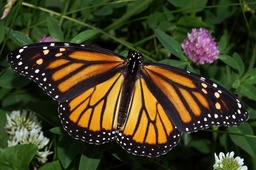
#> input picture differential operator/test image/butterfly.jpg, 256 x 170 px, shrunk from 800 x 532 before the run
$ jupyter execute 1st.ipynb
#> lines starting #> are read from the running program, lines starting #| are printed output that depends on the picture
[cell 1]
import cv2
import numpy as np
from math import acos, pi, sqrt, cos, e, atan

[cell 2]
def get_Px_filter(filter_size):
    filter = np.zeros(shape=(filter_size, filter_size))
    for y in range(filter_size):
        filter[y][0] = -1
        filter[y][1] = 0
        filter[y][2] = 1
    return filter


def Px_filtering(src, filter_size):
    Px = np.zeros(shape=(src.shape))
    Px_filter = get_Px_filter(filter_size)
    #print(Px_filter)
    for y in range(int(filter_size/2), src.shape[0]-int(filter_size/2)):
        for x in range(int(filter_size/2), src.shape[1]-int(filter_size/2)):
            for j in range(filter_size):
                for i in range(filter_size):
                    Px[y][x] += src[y-int(filter_size/2)+j][x-int(filter_size/2)+i] * Px_filter[j][i]
    Px = np.array(np.round(Px), dtype=np.uint8)
    return Px

[cell 3]
def get_Py_filter(filter_size):
    filter = np.zeros(shape=(filter_size, filter_size))
    for x in range(filter_size):
        filter[0][x] = 1
        filter[1][x] = 0
        filter[2][x] = -1
    return filter


def Py_filtering(src, filter_size):
    Py = np.zeros(shape=(src.shape))
    Py_filter = get_Py_filter(filter_size)
    #print(Py_filter)
    for y in range(int(filter_size/2), src.shape[0]-int(filter_size/2)):
        for x in range(int(filter_size/2), src.shape[1]-int(filter_size/2)):
            for j in range(filter_size):
                for i in range(filter_size):
                    Py[y][x] += src[y-int(filter_size/2)+j][x-int(filter_size/2)+i] * Py_filter[j][i]
    Py = np.array(np.round(Py), dtype=np.uint8)
    return Py

[cell 4]
def get_Px_filter(filter_size):
    filter = np.zeros(shape=(filter_size, filter_size))
    for y in range(filter_size):
        filter[y][0] = -1
        filter[y][1] = 0
        filter[y][2] = 1
    return filter

def get_Py_filter(filter_size):
    filter = np.zeros(shape=(filter_size, filter_size))
    for x in range(filter_size):
        filter[0][x] = 1
        filter[1][x] = 0
        filter[2][x] = -1
    return filter


def prewitt_filtering(src, filter_size):
    Px = np.zeros(shape=(src.shape))
    Py = np.zeros(shape=(src.shape))
    Prewitt = np.zeros(shape=(src.shape))

    Px_filter = get_Px_filter(filter_size)
    Py_filter = get_Py_filter(filter_size)

    for y in range(int(filter_size/2), src.shape[0]-int(filter_size/2)):
        for x in range(int(filter_size/2), src.shape[1]-int(filter_size/2)):
            for j in range(filter_size):
                for i in range(filter_size):
                    Py[y][x] += src[y-int(filter_size/2)+j][x-int(filter_size/2)+i] * Py_filter[j][i]
                    Px[y][x] += src[y-int(filter_size/2)+j][x-int(filter_size/2)+i] * Px_filter[j][i]
            Prewitt[y][x] = ((Px[y][x])**2 + (Py[y][x])**2)**0.5


    Prewitt = np.array(np.round(Prewitt), dtype=np.uint8)
    return Prewitt

[cell 5]
def get_Sx_filter(filter_size):
    filter = np.zeros(shape=(filter_size, filter_size))
    for y in range(filter_size):
        filter[y][0] = -1
        filter[y][1] = 0
        filter[y][2] = 1

    for x in range(filter_size):
        filter[1][x] *= 2
    return filter


def Sx_filtering(src, filter_size):
    Sx = np.zeros(shape=(src.shape))
    Sx_filter = get_Sx_filter(filter_size)
    print(Sx_filter)
    for y in range(int(filter_size/2), src.shape[0]-int(filter_size/2)):
        for x in range(int(filter_size/2), src.shape[1]-int(filter_size/2)):
            for j in range(filter_size):
                for i in range(filter_size):
                    Sx[y][x] += src[y-int(filter_size/2)+j][x-int(filter_size/2)+i] * Sx_filter[j][i]
    Sx = np.array(np.round(Sx), dtype=np.uint8)
    return Sx

[cell 6]
def get_Sy_filter(filter_size):
    filter = np.zeros(shape=(filter_size, filter_size))
    for x in range(filter_size):
        filter[0][x] = 1
        filter[1][x] = 0
        filter[2][x] = -1

    for y in range(filter_size):
        filter[y][1] *= 2
    return filter


def Sy_filtering(src, filter_size):
    Sy = np.zeros(shape=(src.shape))
    Sy_filter = get_Sy_filter(filter_size)
    print(Sy_filter)
    for y in range(int(filter_size/2), src.shape[0]-int(filter_size/2)):
        for x in range(int(filter_size/2), src.shape[1]-int(filter_size/2)):
            for j in range(filter_size):
                for i in range(filter_size):
                    Sy[y][x] += src[y-int(filter_size/2)+j][x-int(filter_size/2)+i] * Sy_filter[j][i]
    Sy = np.array(np.round(Sy), dtype=np.uint8)
    return Sy

[cell 7]
def get_Sx_filter(filter_size):
    filter = np.zeros(shape=(filter_size, filter_size))
    for y in range(filter_size):
        filter[y][0] = -1
        filter[y][1] = 0
        filter[y][2] = 1

    for x in range(filter_size):
        filter[1][x] *= 2
    return filter

def get_Sy_filter(filter_size):
    filter = np.zeros(shape=(filter_size, filter_size))
    for x in range(filter_size):
        filter[0][x] = 1
        filter[1][x] = 0
        filter[2][x] = -1

    for y in range(filter_size):
        filter[y][1] *= 2
    return filter


def sobel_filtering(src, filter_size):
    Sx = np.zeros(shape=(src.shape))
    Sy = np.zeros(shape=(src.shape))
    Sobel = np.zeros(shape=(src.shape))

    Sx_filter = get_Sx_filter(filter_size)
    Sy_filter = get_Sy_filter(filter_size)

    for y in range(int(filter_size/2), src.shape[0]-int(filter_size/2)):
        for x in range(int(filter_size/2), src.shape[1]-int(filter_size/2)):
            for j in range(filter_size):
                for i in range(filter_size):
                    Sy[y][x] += src[y-int(filter_size/2)+j][x-int(filter_size/2)+i] * Sy_filter[j][i]
                    Sx[y][x] += src[y-int(filter_size/2)+j][x-int(filter_size/2)+i] * Sx_filter[j][i]
            Sobel[y][x] = ((Sx[y][x])**2 + (Sy[y][x])**2)**0.5

    Sobel = np.array(np.round(Sobel), dtype=np.uint8)
    return Sobel

[cell 8]
src = cv2.imread('./test image/butterfly.jpg', cv2.IMREAD_GRAYSCALE)
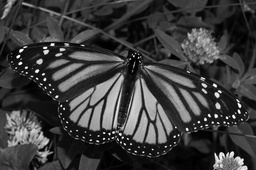
#> src: shape (170, 256); min 0, max 255, mean 60.9
Px = Px_filtering(src,3)
#> after the loop in Px_filtering, `for y in range(int(filter_size/2), src.shape[0]-int(filter_size/2)):`:
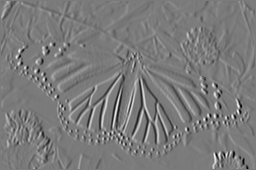
#> Px: shape (170, 256) float64; min -671, max 719, mean -0.1; drawn with min black and max white
Py = Py_filtering(src,3)
#> after the loop in Py_filtering, `for y in range(int(filter_size/2), src.shape[0]-int(filter_size/2)):`:
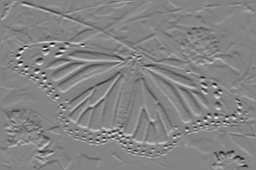
#> Py: shape (170, 256) float64; min -741, max 688, mean 0.3; drawn with min black and max white
Prewitt = prewitt_filtering(src,3)
#> after the loop in prewitt_filtering, `for y in range(int(filter_size/2), src.shape[0]-int(filter_size/2)):`:
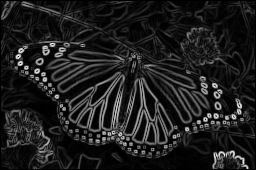
#> Prewitt: shape (170, 256) float64; min 0, max 741.1, mean 90; drawn with min black and max white
#> in prewitt_filtering, `Prewitt = np.array(np.round(Prewitt), dtype=np.uint8)`:
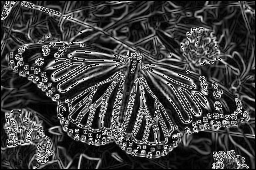
#> Prewitt: shape (170, 256); min 0, max 255, mean 63.4
ret, Prewitt_Threshold = cv2.threshold(Prewitt,127,255,cv2.THRESH_BINARY)
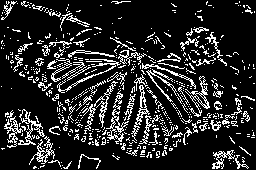
#> Prewitt_Threshold: shape (170, 256); 15.9% white in thin lines or dots

Sx = Sx_filtering(src,3)
#> in Sx_filtering, `Sx = np.array(np.round(Sx), dtype=np.uint8)`:
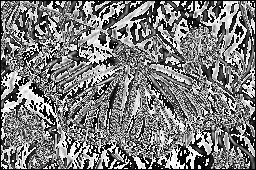
#> Sx: shape (170, 256); min 0, max 255, mean 124.6
Sy = Sy_filtering(src,3)
#> in Sy_filtering, `Sy = np.array(np.round(Sy), dtype=np.uint8)`:
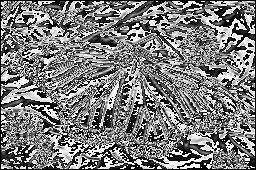
#> Sy: shape (170, 256); min 0, max 255, mean 123.9
Sobel = sobel_filtering(src,3)
#> in sobel_filtering, `Sobel = np.array(np.round(Sobel), dtype=np.uint8)`:
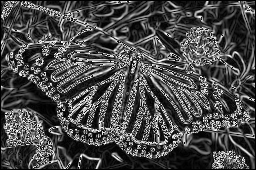
#> Sobel: shape (170, 256); min 0, max 255, mean 73.3
ret, Sobel_Threshold = cv2.threshold(Sobel,127,255,cv2.THRESH_BINARY)
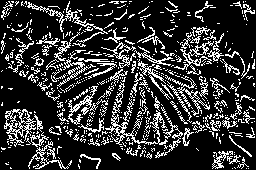
#> Sobel_Threshold: shape (170, 256); 20.6% white in thin lines or dots

cv2.imshow("src", src)
cv2.imshow("Prewitt X", Px)
cv2.imshow("Prewitt Y", Py)
cv2.imshow("Prewitt", Prewitt)
cv2.imshow("Prewitt_Threshold", Prewitt_Threshold)

cv2.imshow("Sobel X", Sx)
cv2.imshow("Sobel Y", Sy)
cv2.imshow("Sobel", Sobel)
cv2.imshow("Sobel_Threshold", Sobel_Threshold)

cv2.waitKey(0)
cv2.destroyAllWindows()

$ run again, with differential operator/test image/dark.JPG copied over differential operator/test image/butterfly.jpg
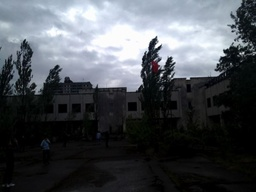
#> input picture differential operator/test image/dark.JPG, 256 x 192 px, shrunk from 618 x 464 before the run
#> after the loop in Py_filtering, `for y in range(int(filter_size/2), src.shape[0]-int(filter_size/2)):`:
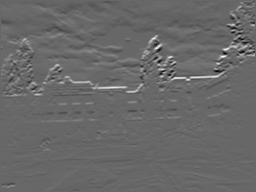
#> Py: shape (192, 256) float64; min -430, max 625, mean 4.7; drawn with min black and max white
#> Prewitt_Threshold: shape (192, 256); 3.8% white in thin lines or dots
#> `ret, Sobel_Threshold = cv2.threshold(Sobel,127,255,cv2.THRESH_BINARY)`:
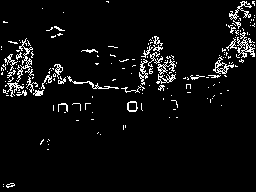
#> Sobel_Threshold: shape (192, 256); 5.1% white in thin lines or dots
